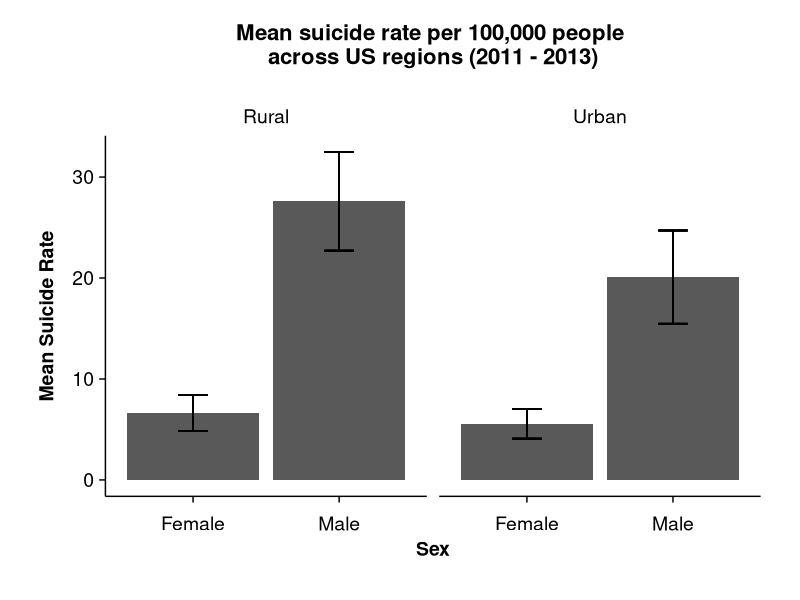

The R source for this figure:
# Libraries ---------------------------------------------------------------

library("ggplot2")
library("lattice") #Necessary to import "USRegionalMortality" database

# Importing and adapting data set ------------------------------------------------------

USSuicide.df = USRegionalMortality[USRegionalMortality$Cause == "Suicide",]
USSuicide.df = USSuicide.df[,!(names(USSuicide.df) == "SE")] #excluding SE column since we will not work with it here

#Adding a Mean column

USSuicide_M.df = aggregate(Rate ~ Status + Sex, data = USSuicide.df, mean) #Rate mean based on Sex and Status (urban vs. rural) 
colnames(USSuicide_M.df) = c("Status", "Sex", "Mean")
USSuicide.df = merge(USSuicide.df,USSuicide_M.df, by=c("Status","Sex"), all.x = T)

#Adding a SD column
USSuicide_SD.df = aggregate(Rate ~ Status + Sex, data = USSuicide.df, sd) #Rate SD based on Sex and Status (urban vs. rural) 
colnames(USSuicide_SD.df) = c("Status", "Sex", "SD")
USSuicide.df = merge(USSuicide.df,USSuicide_SD.df[], by=c("Status","Sex"), all.x = T)

# Setting the APA theme --------------------------------------

apa_theme = theme(
  plot.margin = unit(c(1, 1, 1, 1), "cm"),
  plot.background = element_rect(fill = "white", color = NA),
  plot.title = element_text(size = 16, face = "bold", hjust = 0.5,vjust = 4),
  axis.line = element_line(color = "black", size = .5),
  axis.title = element_text(size = 14, color = "black",
                            face = "bold"),
  axis.text = element_text(size = 14, color = "black"),
  axis.text.x = element_text(size = 14, margin = margin(t = 10)),
  axis.title.y = element_text(size = 14, margin = margin(r = 10)),
  axis.ticks = element_line(size = .5),
  strip.text.x = element_text(size = 14, color = "black"),
  panel.grid = element_blank()
)

theme_set(theme_minimal(base_size = 18) + apa_theme)

# Plotting ----------------------------------------------------------------

ggplot(data=USSuicide.df, aes(x=Sex,y=Mean)) +
  geom_col(width= .9, position=position_dodge(.9)) +
  facet_wrap(~Status)+
  ggtitle("Mean suicide rate per 100,000 people \nacross US regions (2011 - 2013)")+
  ylab("Mean Suicide Rate")+
  geom_errorbar(aes(ymin=Mean-SD, ymax=Mean+SD),
              size=.5,    # Thinner lines
              width=.2,
              position=position_dodge(.9))

